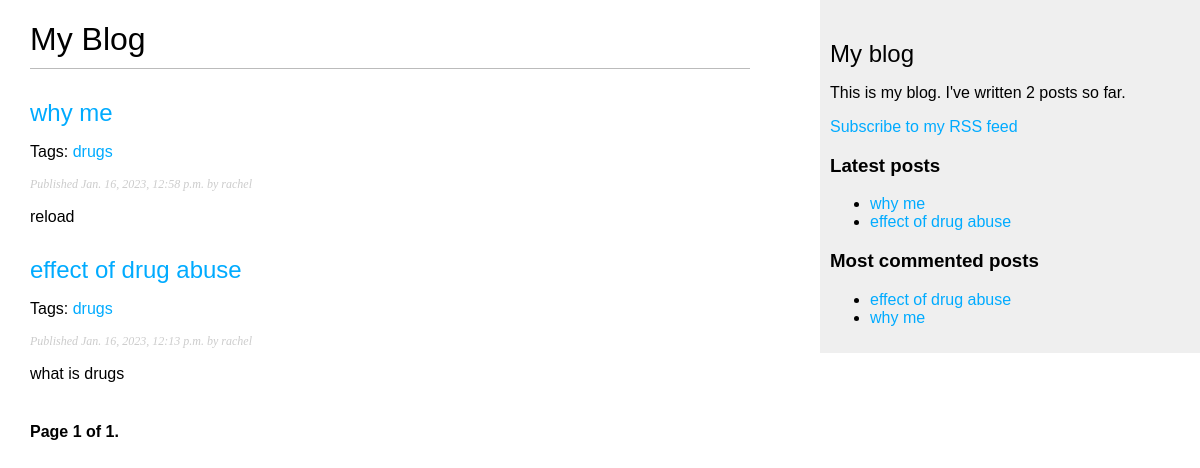
The page / on the database its author committed.
### blog/models.py (models this page shows, shortened)
class Post(models.Model):
    STATUS_CHOICES = (
        ('draft', 'Draft'),
        ('published', 'Published'),
    )
    title = models.CharField(max_length=250)
    slug = models.SlugField(max_length=250,
                            unique_for_date='publish')
    author = models.ForeignKey(User,
                              on_delete=models.CASCADE,
                              related_name='blog_posts')
    body = models.TextField()
    publish = models.DateTimeField(default=timezone.now)
    created = models.DateTimeField(auto_now_add=True)
    updated = models.DateTimeField(auto_now=True)
    status = models.CharField(max_length=10,
                              choices=STATUS_CHOICES,
                              default='draft')
    objects = models.Manager() # The default manager.
    published = PublishedManager() # Our custom manager.
    tags = TaggableManager()
    class Meta:
        ordering = ('-publish',)
    def get_absolute_url(self):
        return reverse('blog:post_detail',
                       args=[self.publish.year,
                             self.publish.month,
                             self.publish.day, self.slug])

### blog/views.py (the view)
# urls.py: path('', views.post_list, name='post_list'),
def post_list(request, tag_slug=None):
    object_list = Post.published.all()
    tag = None
    if tag_slug:
        tag = get_object_or_404(Tag, slug=tag_slug)
        object_list = object_list.filter(tags__in=[tag])
    paginator = Paginator(object_list, 3) # 3 posts in each page
    page = request.GET.get('page')
    try:
        posts = paginator.page(page)
    except PageNotAnInteger:
        posts = paginator.page(1)
    except EmptyPage:
        posts = paginator.page(paginator.num_pages)
    return render(request,
                 'blog/post/list.html',
                 {'page': page,
                  'posts': posts,
                  'tag': tag})

### blog/models.py (called while the page is built)
    def get_queryset(self):
        return super().get_queryset().filter(status='published')

### blog/templatetags/blog_tags.py (called while the page is built)
@register.simple_tag
def total_posts():
    return Post.published.count()

@register.inclusion_tag('blog/post/latest_posts.html')
def show_latest_posts(count=5):
    latest_posts = Post.published.order_by('-publish')[:count]
    return {'latest_posts': latest_posts}

@register.simple_tag
def get_most_commented_posts(count=5):
    return Post.published.annotate(
               total_comments=Count('comments')
           ).order_by('-total_comments')[:count]

@register.filter(name='markdown')
def markdown_format(text):
    return mark_safe(markdown.markdown(text))

### blog/templates/blog/post/list.html (shortened to what this page needs)
{% extends 'blog/base.html' %}
{% load blog_tags %}
{% block content %}
  <h1>My Blog</h1>
  {% for post in posts %}
    <h2>
      <a href="{{ post.get_absolute_url }}">
        {{ post.title }}
      </a>
    </h2>
    <p class="tags">
      Tags:
      {% for tag in post.tags.all %}
        <a href="{% url 'blog:post_list_by_tag' tag.slug %}">
          {{ tag.name }}
        </a>
      {% endfor %}
    </p>
    <p class="date">
      Published {{ post.publish }} by {{ post.author }}
    </p>
    {{ post.body|markdown|truncatewords_html:30 }}
  {% endfor %}
  {% include "pagination.html" with page=posts %}
{% endblock %}

### blog/templates/blog/base.html (shortened to what this page needs)
{% load blog_tags %}
{% load static %}
<!DOCTYPE html>
<html>
<head>
  <link href="{% static 'css/blog.css' %}" rel="stylesheet">
</head>
<body>
  <div id="content">
    {% block content %}
    {% endblock %}
  </div>
  <div id="sidebar">
    <h2>My blog</h2>
    <p>This is my blog. I've written {% total_posts %} posts so far.</p>
    <p><a href="{% url 'blog:post_feed' %}">Subscribe to my RSS feed</a></p>
    <h3>Latest posts</h3>
    {% show_latest_posts 3 %}
    <h3>Most commented posts</h3>
    {% get_most_commented_posts as most_commented_posts %}
    <ul>
      {% for post in most_commented_posts %}
        <li>
          <a href="{{ post.get_absolute_url }}">{{ post.title }}</a>
        </li>
      {% endfor %}
    </ul>
  </div>
</body>
</html>

### blog/templates/pagination.html (shortened to what this page needs)
<div class="pagination">
  <span class="step-links">
    <span class="current">
      Page {{ page.number }} of {{ page.paginator.num_pages }}.
    </span>
  </span>
</div>

### blog/templates/blog/post/latest_posts.html
<ul>
  {% for post in latest_posts %}
    <li>
      <a href="{{ post.get_absolute_url }}">{{ post.title }}</a>
    </li>
  {% endfor %}
</ul>

### blog/static/css/blog.css (style rules this page uses)
body { margin:0; padding:0; font-family:helvetica, sans-serif; }
a { color:#00abff; text-decoration:none; }
h1 { font-weight:normal; border-bottom:1px solid #bbb; padding:0 0 10px 0; }
h2 { font-weight:normal; margin:30px 0 0; }
#content { float:left; width:60%; padding:0 0 0 30px; }
#sidebar { float:right; width:30%; padding:10px; background:#efefef; height:100%; }
p.date { color:#ccc; font-family: georgia, serif; font-size: 12px; font-style: italic; }
.pagination { margin:40px 0; font-weight:bold; }

### rows shown on the page
Post: title "why me", publish "Jan. 16, 2023, 12:58 p.m.", author "rachel", body "reload"
Tag: name "drugs"
Post: title "effect of drug abuse", publish "Jan. 16, 2023, 12:13 p.m.", author "rachel", body "what is drugs"

### other values the page prints
{{ page.number }} "1"
{{ page.paginator.num_pages }} "1"
